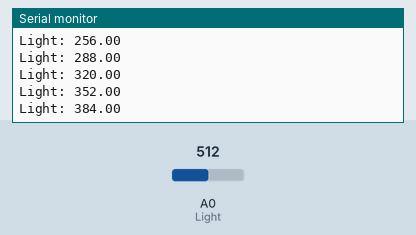
A sketch run on a simulated Arduino Uno, built with avr-gcc and run on an emulated ATmega328P. Parts: the last lines printed to the serial monitor. Inputs (shaded band) come from the test bench; at power-on: A0 (Light) = 512.

Above: at 1.2 s.
1.3 s: A0 (Light) set to 716
At 1.31 s:
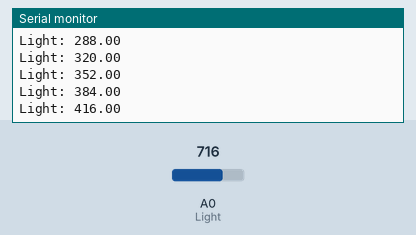
2.8 s: A0 (Light) set to 900
At 2.83 s:
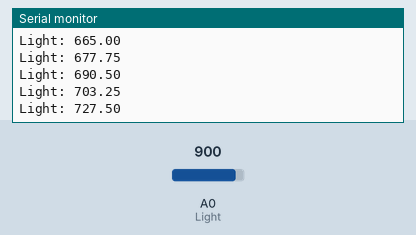
Timing chart, 0 to 5.8 s (numbered marks = the images above; inputs shaded):
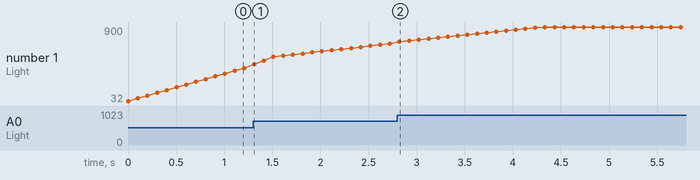

The sketch:

Hard_Task_1.ino
```cpp
/*
 * Giacomo and Silja
 * Lab 5
 */

#define Light A0

const int avgCount = 16;
float runningAvgBuffer[avgCount];
int nextRunAvg;

void setup() {
  Serial.begin(9600);
}

void loop() {
  int analogValueLight = analogRead(Light);
  runningAvgBuffer[nextRunAvg++] = analogValueLight;
  if (nextRunAvg >= avgCount) {
    nextRunAvg = 0;
  }

  float runningAvgLight = 0;
  for(int i = 0; i < avgCount; ++i) {
    runningAvgLight += runningAvgBuffer[i];
  }
  runningAvgLight /= avgCount;
  Serial.print("Light: ");
  Serial.println(runningAvgLight);
  delay(100);
}
```

Measured:
- after the input at 2.8 s, the serial monitor: prints a new line at once (image 2)
- plotted number 1: 416 → 703.25 after the input at 1.3 s, 703.25 → 900 after the input at 2.8 s
